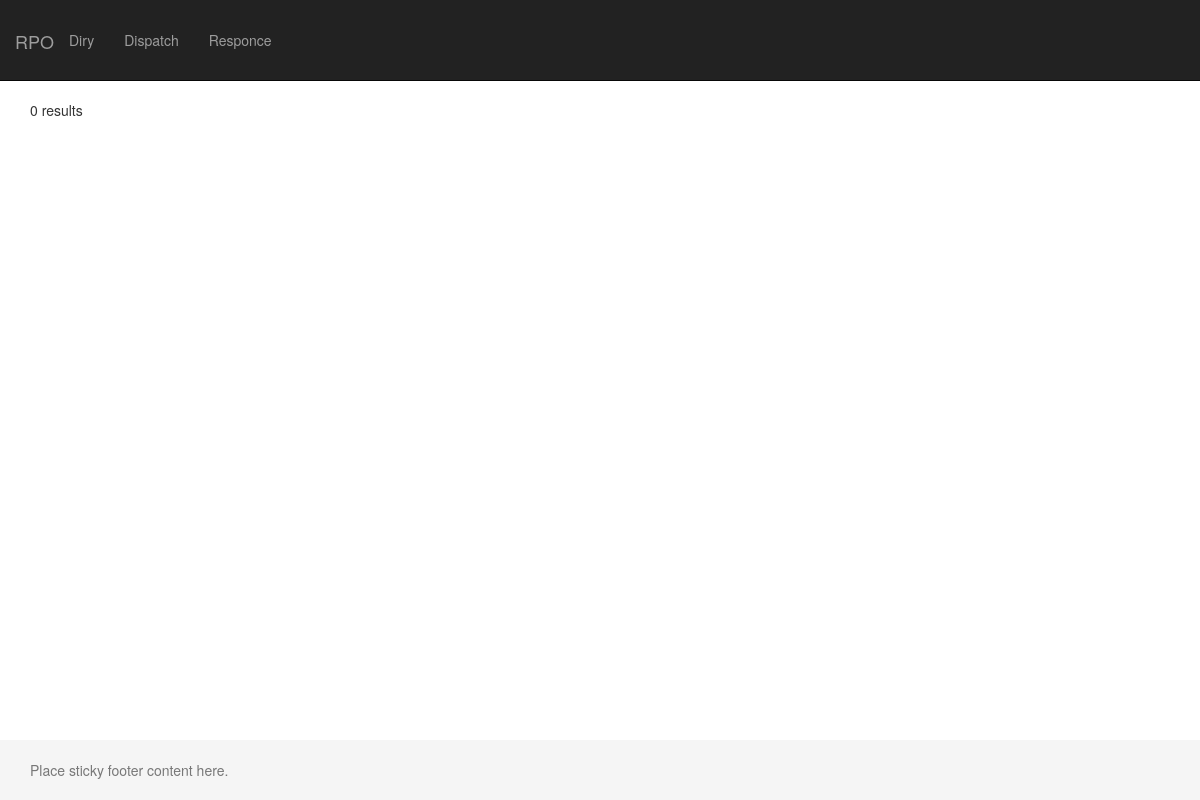
Before: / with the older database file.
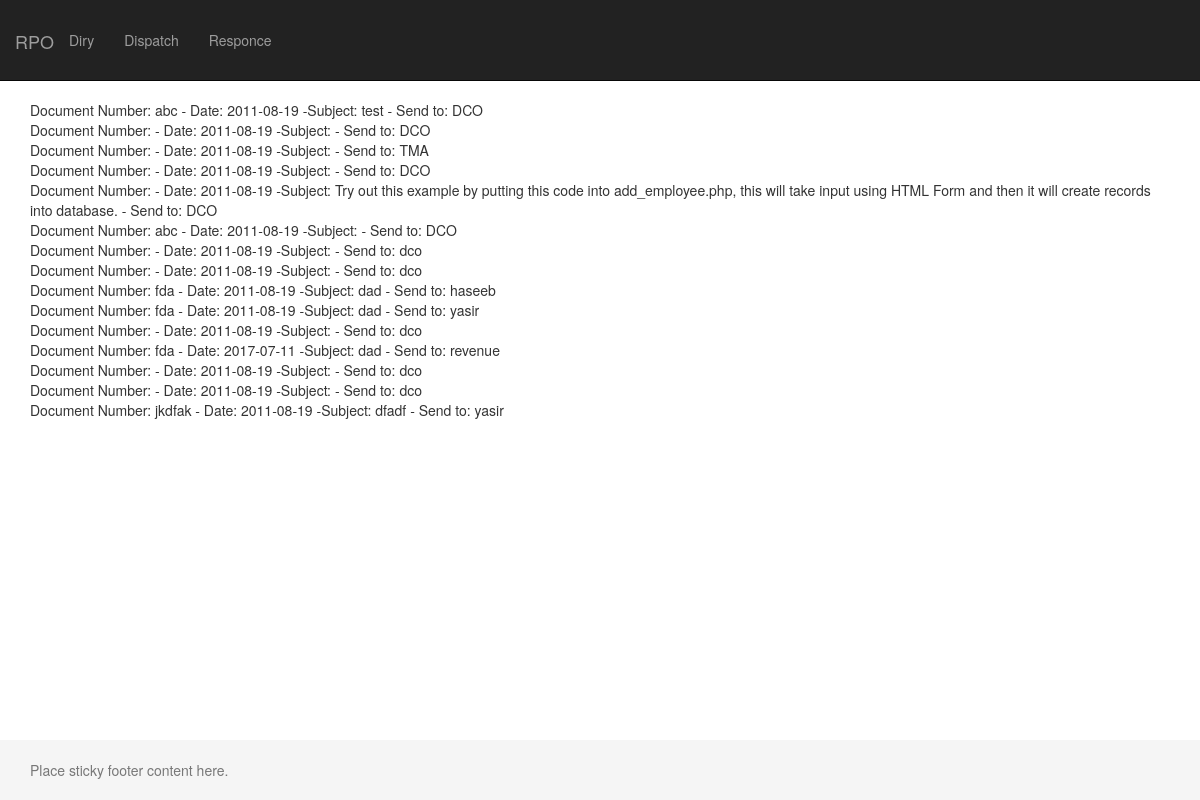
After: the same page with the newer database file.
### tables this page shows
CREATE TABLE `diry` (
  `id` int(10) NOT NULL,
  `docno` varchar(10) NOT NULL,
  `date` varchar(10) NOT NULL,
  `title` text NOT NULL,
  `send` varchar(10) NOT NULL
);

### index.php (the view, shortened to what this page needs)
<?php include './includes/conn.php';?>
<?php include './includes/header.php';?>
<?php include './includes/navbar.php';?>
    <div class="container">
        <div class="row">
            <div class="col-lg-12">
                <?php
                    mysqli_select_db($conn, $dbname);
                    $sql = "SELECT * FROM `diry`";
                    $result = mysqli_query($conn, $sql);
                    if (mysqli_num_rows($result) > 0) {
                        while($row = mysqli_fetch_assoc($result)) {
                            echo "Document Number: " . $row["docno"]. " - Date: " . $row["date"]. " -Subject: " . $row["title"].
                                    " - Send to: " . $row["send"]. "<br>";
                        }
                    } else {
                        echo "0 results";
                    }
                ?>
            </div>
        </div>
    </div>
<?php include './includes/footer.php';?>

### includes/header.php (shortened to what this page needs)
<!DOCTYPE html>
<html lang="en">
<head>
    <link href="css/custom.css" rel="stylesheet">
    <link href="css/bootstrap.min.css" rel="stylesheet">
    <link href="css/footer.css" rel="stylesheet">
</head>
<body>

### includes/navbar.php (shortened to what this page needs)
<nav class="navbar navbar-inverse navbar-fixed-top" role="navigation">
    <div class="container">
        <div class="navbar-header">
            <a class="navbar-brand" href="index.php">
                <p class="logo">RPO</p>
            </a>
        </div>
        <div class="collapse navbar-collapse" id="bs-example-navbar-collapse-1">
            <ul class="nav navbar-nav">
                <li>
                    <a href="diry.php">Diry</a>
                </li>
                <li>
                    <a href="dispatch.php">Dispatch</a>
                </li>
                <li>
                    <a href="#">Responce</a>
                </li>
            </ul>
        </div>
    </div>
</nav>

### includes/footer.php (shortened to what this page needs)
    <footer class="footer">
      <div class="container">
        <span class="text-muted">Place sticky footer content here.</span>
      </div>
    </footer>
</body>
</html>

### css/custom.css (style rules this page uses)
body { padding-top: 70px; }
.navbar-fixed-top .nav { padding: 15px 0; }
.navbar-fixed-top .navbar-brand { padding: 0 15px; }
@media (min-width:768px) { body { padding-top: 100px; } }
@media (min-width:768px) { .navbar-fixed-top .navbar-brand { padding: 15px 0; } }
p.logo { padding-top: 16px; }
.navbar-brand { margin-left: 0px; }

### css/footer.css (style rules this page uses)
html { position: relative; min-height: 100%; }
body { margin-bottom: 60px; }
.footer { position: absolute; bottom: 0; width: 100%; height: 60px; line-height: 60px; background-color: #f5f5f5; }

Changed rows visible on the page:
added diry: docno "abc", date "2011-08-19", title "test", send "DCO"
added diry: date "2011-08-19", send "DCO"
added diry: date "2011-08-19", send "TMA"
added diry: date "2011-08-19", send "DCO"
added diry: date "2011-08-19", title "Try out this example by putting this code into add_employee.php, this will take input using HTML Form and then it will create records into database.", send "DCO"
added diry: docno "abc", date "2011-08-19", send "DCO"
added diry: date "2011-08-19", send "dco"
added diry: date "2011-08-19", send "dco"
added diry: docno "fda", date "2011-08-19", title "dad", send "haseeb"
added diry: docno "fda", date "2011-08-19", title "dad", send "yasir"
added diry: date "2011-08-19", send "dco"
added diry: docno "fda", date "2017-07-11", title "dad", send "revenue"
added diry: date "2011-08-19", send "dco"
added diry: date "2011-08-19", send "dco"
added diry: docno "jkdfak", date "2011-08-19", title "dfadf", send "yasir"
Other visible differences:
text no longer shown: "0 results"
